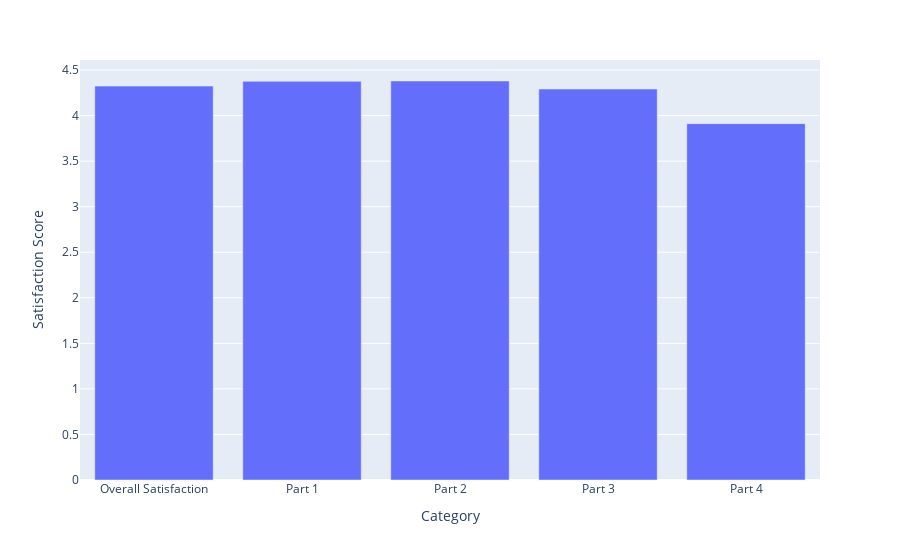

Notebook cell for this chart:
### Code cell
mean_values_lower_3 = {
    "Overall Satisfaction":data ["Overall Satisfaction"].mean(),
    "Part 1": data_lower_3 ["Part1"].mean(),
    "Part 2": data_lower_3 ["Part2"].mean(),
    "Part 3": data_lower_3 ["Part3"].mean(),
    "Part 4": data_lower_3 ["Part4"].mean(),
}
fig = px.bar(
    x=list (mean_values.keys()),
    y = list (mean_values.values()),
    labels = {'x':'Category',"y":"Satisfaction Score"}
)
fig.show()

### Figure 1 — Plotly figure (JSON) as saved in the notebook; plotly's stock layout.template omitted (floating-point values rounded to 4 significant figures)
{"data": [{"alignmentgroup": "True", "hovertemplate": "Category=%{x}<br>Satisfaction Score=%{y}<extra></extra>", "legendgroup": "", "marker": {"color": "#636efa", "pattern": {"shape": ""}}, "name": "", "offsetgroup": "", "orientation": "v", "showlegend": false, "textposition": "auto", "type": "bar", "x": ["Overall Satisfaction", "Part 1", "Part 2", "Part 3", "Part 4"], "xaxis": "x", "y": [4.324, 4.376, 4.38, 4.292, 3.912], "yaxis": "y"}], "layout": {"barmode": "relative", "legend": {"tracegroupgap": 0}, "margin": {"t": 60}, "xaxis": {"anchor": "y", "domain": [0, 1], "title": {"text": "Category"}}, "yaxis": {"anchor": "x", "domain": [0, 1], "title": {"text": "Satisfaction Score"}}}}
